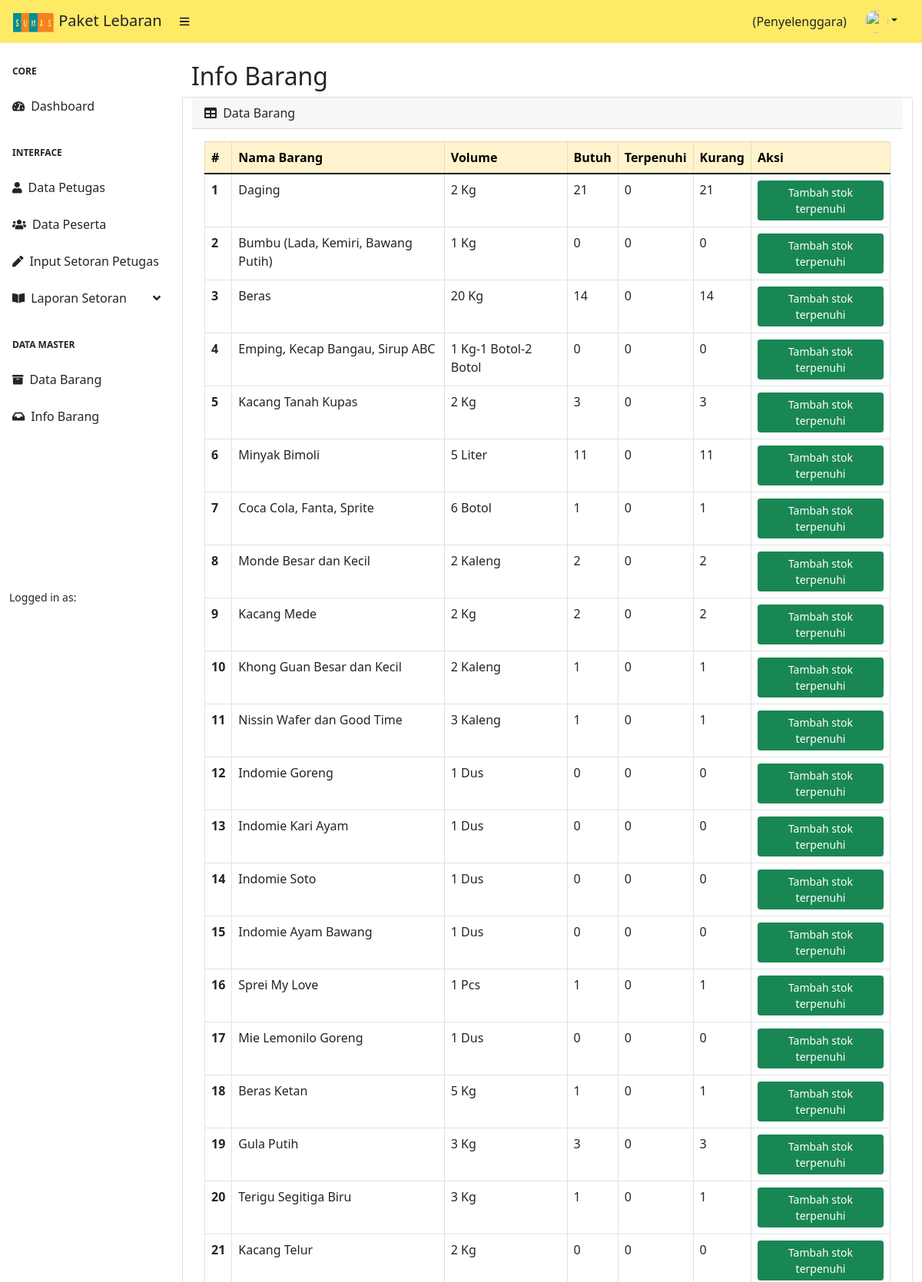
Page /penyelenggara/info_barang (upper part) on the committed database.
### tables this page shows
CREATE TABLE `barang` (
  `id` int(11) NOT NULL,
  `gambar` varchar(225) NOT NULL,
  `nama_barang` varchar(225) NOT NULL,
  `volume` varchar(225) NOT NULL,
  `harga` int(11) NOT NULL,
  `harga_beli` int(11) NOT NULL,
  `terpenuhi` int(11) NOT NULL DEFAULT 0,
  `id_penyelenggara` int(11) NOT NULL,
  `deleted_at` timestamp NULL DEFAULT NULL
);

### application/controllers/Penyelenggara.php (called while the page is built, shortened)
<?php
class Penyelenggara extends CI_Controller
{
    public function __construct()
    {
        $this->load->model('M_DataMaster');
        $this->load->model('M_Penyelenggara');
        $this->load->library('form_validation');
    }
    public function info_barang()
    {
        $data['title'] = 'Info Barang';
        $data['user'] = $this->db->get_where('penyelenggara', ['username' => $this->session->userdata('username')])->row_array();
        $data['rows'] = $this->M_DataMaster->getDataBarang()->result();
        $this->load->view('templates/header', $data);
        $this->load->view('templates/sidebar_penyelenggara', $data);
        $this->load->view('data-master/info_barang');
        $this->load->view('templates/footer');
    }
}

### index.php (called while the page is built, shortened)
<?php
require_once BASEPATH.'core/CodeIgniter.php';

### application/models/M_DataMaster.php (called while the page is built, shortened)
<?php
class M_DataMaster extends CI_Model
{
    public function getDataBarang()
    {
        $this->db->select('barang.*, COUNT(id_target_barang) AS jumlah_kebutuhan');
        $this->db->join('target_barang', 'target_barang.id_barang = barang.id', 'left');
        $this->db->from('barang');
        $this->db->group_by('barang.id');
        $this->db->where('barang.deleted_at', NULL, FALSE);
        return $this->db->get();
    }
}

### application/views/data-master/info_barang.php (the view, shortened to what this page needs)
<div id="layoutSidenav_content">
    <main>
        <div class="container-fluid px-4">
            <h2 class="mt-4"><?= $title;  ?></h2>
            <div class="row">
                <div class="card mb-4">
                    <div class="card-header">
                        <i class="fas fa-table me-1"></i>
                        Data Barang
                    </div>
                    <div class="card-body">
                        <table class="table table-bordered" id="dataTable2">
                            <thead>
                                <tr class="table-warning">
                                    <th>#</th>
                                    <th>Nama Barang</th>
                                    <th>Volume</th>
                                    <th>Butuh</th>
                                    <th>Terpenuhi</th>
                                    <th>Kurang</th>
                                    <th>Aksi</th>
                                </tr>
                            </thead>
                            <tbody>
                                <?php
                                $count = 0;
                                foreach ($rows as $row) :
                                    $count = $count + 1;
                                ?>
                                    <tr>
                                        <th scope=" row"><?= $count ?></th>
                                        <td><?= $row->nama_barang ?></td>
                                        <td><?= $row->volume ?></td>
                                        <td><?= $row->jumlah_kebutuhan ?></td>
                                        <td><?= $row->terpenuhi ?></td>
                                        <td><?= ($row->jumlah_kebutuhan - $row->terpenuhi < 0) ? 0 : $row->jumlah_kebutuhan - $row->terpenuhi ?></td>
                                        <td>
                                            <button class="btn btn-success btn-sm tombol-terpenuhi" data-placement="top" data-bs-toggle="modal" data-bs-target="#terpenuhiModal" data-id="<?= $row->id ?>">Tambah stok terpenuhi</button>
                                        </td>
                                    </tr>
                                <?php $jml += $row->harga_beli;
                                endforeach; ?>
                        </table>
                    </div>
                </div>
            </div>
        </div>
    </main>

### rows in the picture
barang: nama_barang "Daging", volume "2 Kg", jumlah_kebutuhan "21", terpenuhi "0", terpenuhi "21"
barang: nama_barang "Bumbu (Lada, Kemiri, Bawang Putih)", volume "1 Kg", jumlah_kebutuhan "0", terpenuhi "0"
barang: nama_barang "Beras", volume "20 Kg", jumlah_kebutuhan "14", terpenuhi "0", terpenuhi "14"
barang: nama_barang "Emping, Kecap Bangau, Sirup ABC", volume "1 Kg-1 Botol-2 Botol", jumlah_kebutuhan "0", terpenuhi "0"
barang: nama_barang "Kacang Tanah Kupas", volume "2 Kg", jumlah_kebutuhan "3", terpenuhi "0", terpenuhi "3"
barang: nama_barang "Minyak Bimoli", volume "5 Liter", jumlah_kebutuhan "11", terpenuhi "0", terpenuhi "11"
barang: nama_barang "Coca Cola, Fanta, Sprite", volume "6 Botol", jumlah_kebutuhan "1", terpenuhi "0", terpenuhi "1"
barang: nama_barang "Monde Besar dan Kecil", volume "2 Kaleng", jumlah_kebutuhan "2", terpenuhi "0", terpenuhi "2"
barang: nama_barang "Kacang Mede", volume "2 Kg", jumlah_kebutuhan "2", terpenuhi "0", terpenuhi "2"
barang: nama_barang "Khong Guan Besar dan Kecil", volume "2 Kaleng", jumlah_kebutuhan "1", terpenuhi "0", terpenuhi "1"
barang: nama_barang "Nissin Wafer dan Good Time", volume "3 Kaleng", jumlah_kebutuhan "1", terpenuhi "0", terpenuhi "1"
barang: nama_barang "Indomie Goreng", volume "1 Dus", jumlah_kebutuhan "0", terpenuhi "0"
barang: nama_barang "Indomie Kari Ayam", volume "1 Dus", jumlah_kebutuhan "0", terpenuhi "0"
barang: nama_barang "Indomie Soto", volume "1 Dus", jumlah_kebutuhan "0", terpenuhi "0"
barang: nama_barang "Indomie Ayam Bawang", volume "1 Dus", jumlah_kebutuhan "0", terpenuhi "0"
barang: nama_barang "Sprei My Love", volume "1 Pcs", jumlah_kebutuhan "1", terpenuhi "0", terpenuhi "1"
barang: nama_barang "Mie Lemonilo Goreng", volume "1 Dus", jumlah_kebutuhan "0", terpenuhi "0"
barang: nama_barang "Beras Ketan", volume "5 Kg", jumlah_kebutuhan "1", terpenuhi "0", terpenuhi "1"
barang: nama_barang "Gula Putih", volume "3 Kg", jumlah_kebutuhan "3", terpenuhi "0", terpenuhi "3"
barang: nama_barang "Terigu Segitiga Biru", volume "3 Kg", jumlah_kebutuhan "1", terpenuhi "0", terpenuhi "1"
barang: nama_barang "Kacang Telur", volume "2 Kg", jumlah_kebutuhan "0", terpenuhi "0"

### other values in the picture
$title "Info Barang"
